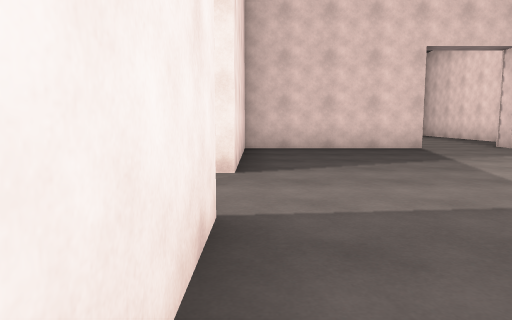
[1] (above)

16 first-person views from a walk through a Unity game level. The camera is 1.2 m above the floor, tilts 6° down and sees 70° across. The floor is counted in squares, 2 m on a side. Each view is taken from the middle of a square. On the plan, view 1 faces up. The plan holds only what a view shows up to about 10 squares ahead; the rest is blank. The place goes on beyond the plan. The player is left out. Door leaves are left out, so doorways stand open. Some surface patterns are stand-ins.

[2]
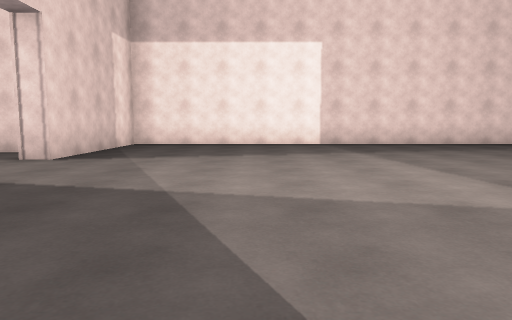

[3]
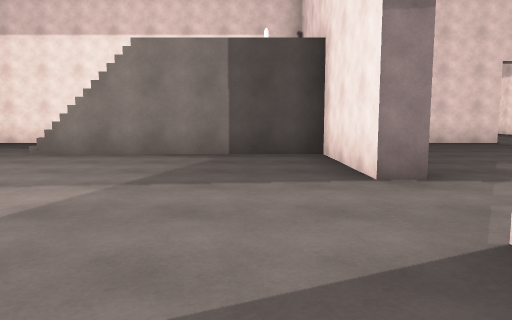

[4]
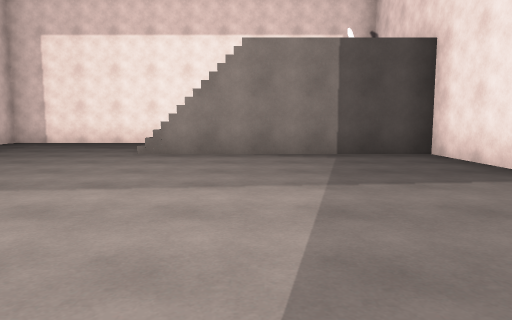

[5]
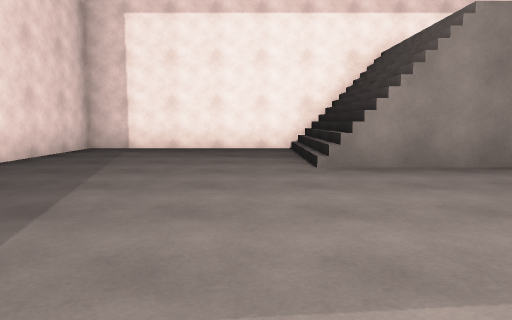

[6]
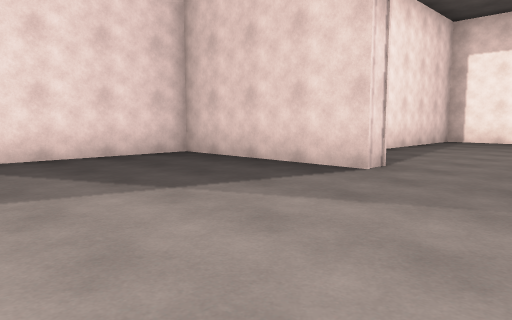

[7]
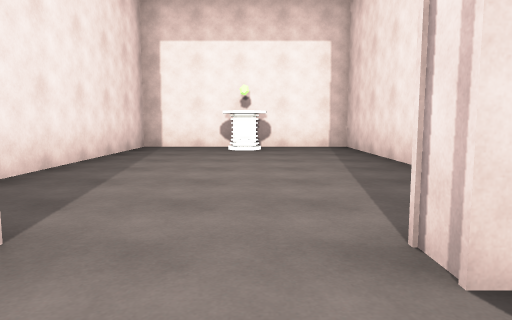

[8]
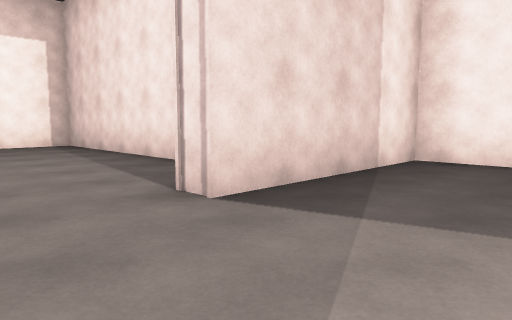

[9]
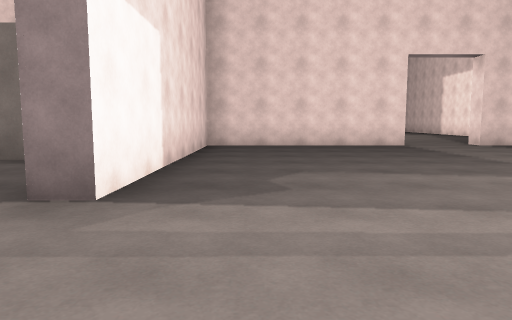

[10]
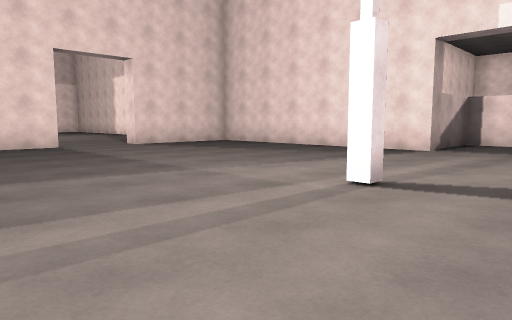

[11]
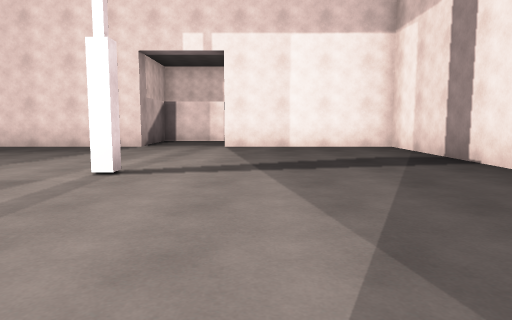

[12]
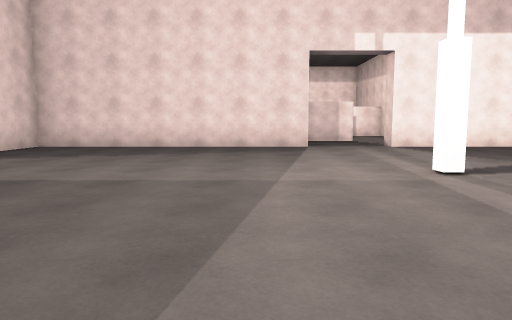

[13]
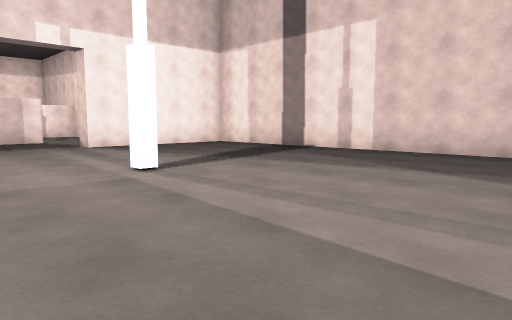

[14]
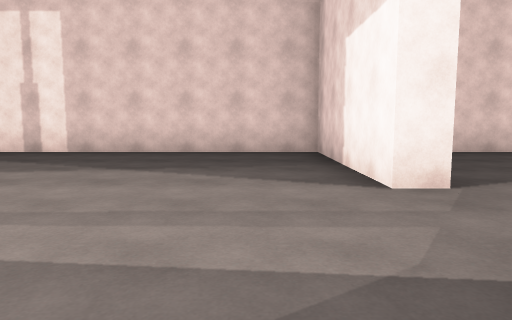

[15]
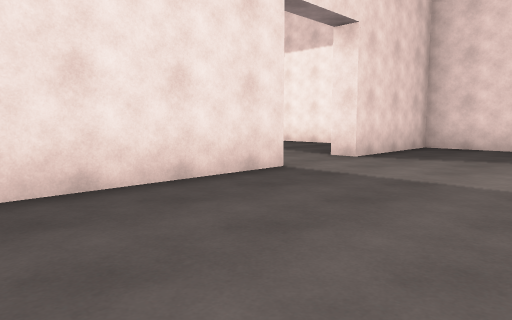

[16]
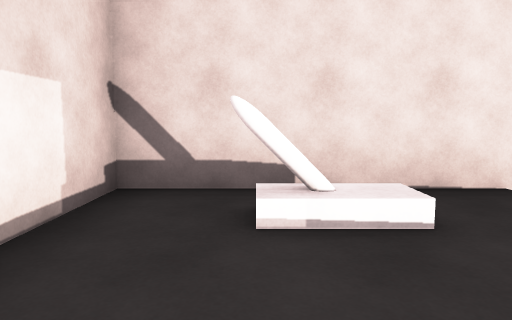

### Floor plan
Key: @ floor where view 1 was taken; # wall or solid block; . main floor; : floor 4.25 m higher than the main floor; / step, stairs or slope; D open door; O other object.
Columns run from 13 left of view 1 to 10 right of it. Each row starts with its distance up from view 1.
 16                #######
 15                #..O..#
 14                #.....#
 13                #.....#
 12                #.....#
 11                #.....#
 10                 .....#
  9   ##############..D.####
  8   #.........#..##DD##..#
  7   #.........#..........#
  6   #.........#..........#
  5   #.........#..........#
  4 #.D.........DD.........#
  3 #.D....#....DD.........#
  2 ###.........#..........#
  1   #.........#..........#
  0   #.........#@.........#
 -1   #.........#:::///....#
 -2   #.........#://///....#
 -3   #.........#:O:///....#
 -4   #...DD....#:::///....#
 -5   ####DD################
 -6    ...
 -7    ..

Positions as (right, up) in squares from view 1, and headings:
1: (0, 0), facing up
2: (0, 5), facing right
3: (1, 6), facing down
4: (3, 6), facing down
5: (6, 4), facing down
6: (6, 4), facing up-left
7: (5, 7), facing up
8: (4, 6), facing up-right
9: (-2, 5), facing down
10: (-3, 5), facing down-left
11: (-2, 5), facing left
12: (-2, 1), facing left
13: (-2, 1), facing up-left
14: (-2, 1), facing up
15: (-2, -1), facing down-left
16: (3, -3), facing left
